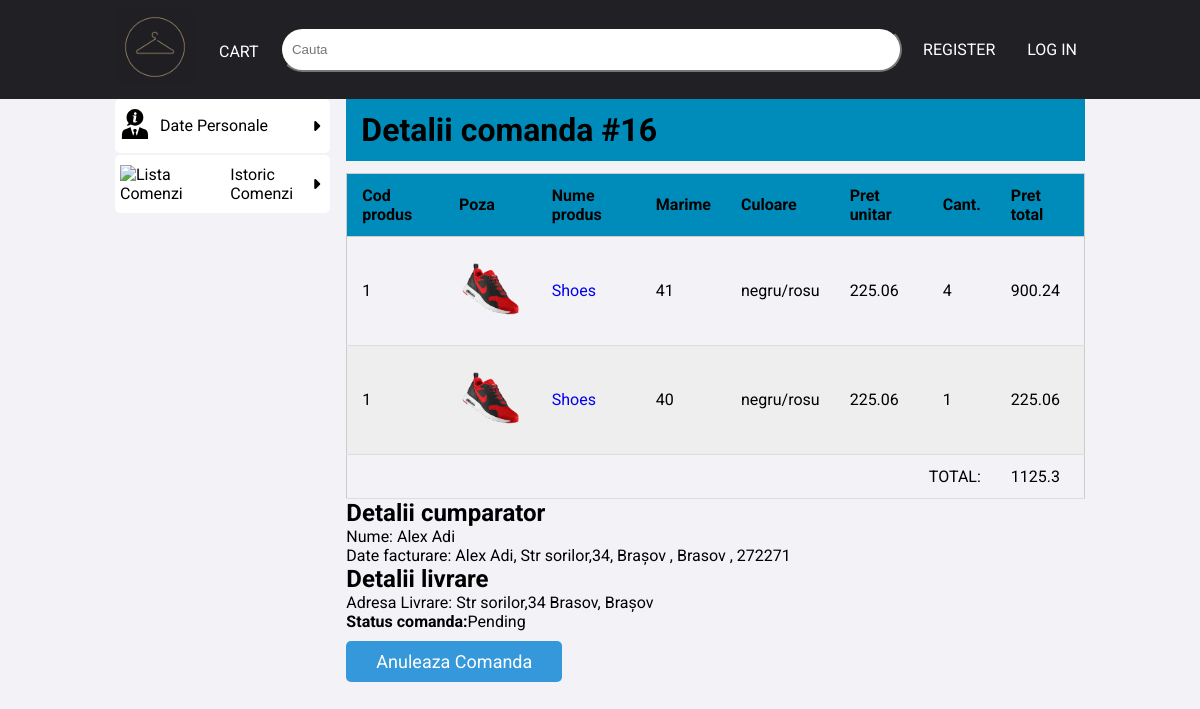
The app's page /order_details.php?id_comanda=16 with its own data.
### tables this page shows
CREATE TABLE IF NOT EXISTS `comenzi_detalii` (
  `ID` int NOT NULL AUTO_INCREMENT,
  `cod_comanda` int NOT NULL,
  `cod_atribut_produs` int NOT NULL,
  `cantitate` int NOT NULL,
  `pret_unitar` float NOT NULL,
  `pret` float NOT NULL,
  PRIMARY KEY (`ID`),
  KEY `cod_atribut_produs` (`cod_atribut_produs`),
  KEY `cod_comanda` (`cod_comanda`)
);

CREATE TABLE IF NOT EXISTS `produse` (
  `ID` int NOT NULL AUTO_INCREMENT,
  `denumire` varchar(64) NOT NULL,
  `cod_brand` int NOT NULL,
  `cod_categorie` int NOT NULL,
  `pret` float NOT NULL,
  `descriere` varchar(255) NOT NULL,
  `keywords` varchar(255) NOT NULL,
  `cod_subcategorie` int NOT NULL,
  `produs_imagine1` varchar(255) NOT NULL,
  PRIMARY KEY (`ID`),
  KEY `cod_brand` (`cod_brand`),
  KEY `cod_categorie` (`cod_categorie`),
  KEY `cod_subcategorie` (`cod_subcategorie`)
);

CREATE TABLE IF NOT EXISTS `marimi` (
  `ID` int NOT NULL AUTO_INCREMENT,
  `denumire` varchar(32) NOT NULL,
  PRIMARY KEY (`ID`)
);

CREATE TABLE IF NOT EXISTS `culori` (
  `ID` int NOT NULL AUTO_INCREMENT,
  `denumire` varchar(64) NOT NULL,
  PRIMARY KEY (`ID`)
);

CREATE TABLE IF NOT EXISTS `comenzi` (
  `ID` int NOT NULL AUTO_INCREMENT,
  `cod_client` int NOT NULL,
  `pret_total` float NOT NULL,
  `cod_status` int NOT NULL,
  `data` datetime NOT NULL,
  `metoda_plata` enum('Ramburs la livrare','Card bancar') NOT NULL COMMENT '1(ramburs),2(card)',
  PRIMARY KEY (`ID`),
  KEY `cod_client` (`cod_client`),
  KEY `cod_status` (`cod_status`)
);

CREATE TABLE IF NOT EXISTS `clienti` (
  `ID` int NOT NULL AUTO_INCREMENT,
  `nume` varchar(32) NOT NULL,
  `prenume` varchar(64) NOT NULL,
  `adresa` varchar(100) NOT NULL,
  `cod_judet` int NOT NULL,
  `localitate` varchar(64) NOT NULL,
  `zipcode` varchar(64) NOT NULL,
  `telefon` varchar(12) NOT NULL,
  `date_facturare` varchar(255) NOT NULL,
  `cod_utilizator` int NOT NULL,
  PRIMARY KEY (`ID`),
  KEY `cod_judet` (`cod_judet`),
  KEY `cod_utilizator` (`cod_utilizator`)
);

CREATE TABLE IF NOT EXISTS `judete` (
  `ID` int NOT NULL AUTO_INCREMENT,
  `denumire` varchar(16) NOT NULL,
  PRIMARY KEY (`ID`)
);

CREATE TABLE IF NOT EXISTS `comenzi_status` (
  `ID` int NOT NULL AUTO_INCREMENT,
  `denumire` varchar(32) NOT NULL,
  PRIMARY KEY (`ID`)
);

### order_details.php (the view, shortened to what this page needs)
<?php
include("includes/connect.php");
if (isset($_GET['id_comanda'])) {
  $id_comanda = $_GET['id_comanda'];
  $result_comanda_q = mysqli_query($con, "SELECT *,cs.denumire AS nume_stat,cs.ID AS status_id,j.denumire AS nume_judet FROM comenzi c
  INNER JOIN clienti cl ON c.cod_client=cl.ID
  INNER JOIN judete j on cl.cod_judet=j.ID
  INNER JOIN comenzi_status cs ON cs.ID=c.cod_status
  WHERE c.ID=$id_comanda");
  $client_info = mysqli_fetch_assoc($result_comanda_q);
}
?>
<!DOCTYPE html>
<html lang="en">
<head>
  <link rel="stylesheet" href="css/style.css">
</head>
<body>
  <?php include("includes/header.php") ?>
  <section class="margin-top">
    <div class="container flex-content">
      <div class="account-menu">
        <ul>
          <li>
            <a href="account.php" class="user-menu-cards">
              <span class="icon">
                <img src="poze/businessman-svgrepo-com.svg" alt="Setari cont" height="30px" width="30px">
              </span>
              <span class="title title-toggle">
                Date personale
              </span>
              <i class="fa-solid fa-caret-right"></i>
            </a>
          </li>
          <li><a href="orders.php" class="user-menu-cards">
              <span class="icon">
                <img src="poze/clipboard-list-svgrepo-com.svg" alt="Lista comenzi" height="30px" width="30px">
              </span>
              <span class="title title-toggle">
                Istoric comenzi
              </span>
              <i class="fa-solid fa-caret-right"></i>
            </a>
          </li>
        </ul>
      </div>
      <div class="order-detail">
        <h1 class="order-detail-header">Detalii comanda #<?= $id_comanda ?> </h1>
        <div class="orders-wrapper">
          <table id="table_field">
            <thead>
              <th>Cod produs</th>
              <th>Poza</th>
              <th>Nume produs</th>
              <th>Marime</th>
              <th>Culoare</th>
              <th>Pret unitar</th>
              <th>Cant.</th>
              <th>Pret total</th>
            </thead>
            <tbody>
              <?php
              $result_query = mysqli_query($con, "SELECT *,p.ID AS produs_ID,p.pret AS pret_produs,c.cantitate AS cantitate_produs,c.pret AS pret_row,cl.denumire AS culoare_denumire,m.denumire AS marime_denumire FROM comenzi_detalii c
            INNER JOIN atribute_produs a ON c.cod_atribut_produs=a.ID
            INNER JOIN marimi m ON a.cod_marime=m.ID
            INNER JOIN culori cl ON a.cod_culoare=cl.ID
            INNER JOIN produse p ON a.cod_produs=p.ID
            WHERE cod_comanda=$id_comanda");
              $total = 0;
              while ($row = mysqli_fetch_assoc($result_query)) {
              ?>
                <tr>
                  <td data-title="Cod produs">
                    <div class="td-wrapper"><?= $row['produs_ID'] ?></div>
                  </td>
                  <td data-title="Poza">
                    <div class="td-wrapper"><img src="admin_area/images/<?= $row['produs_imagine1'] ?>" alt=""></div>
                  </td>
                  <td data-title="Nume produs">
                    <div class="td-wrapper"><a href="product_details.php?product_id=<?= $row['cod_produs'] ?>"><?= $row['denumire'] ?></a></div>
                  </td>
                  <td data-title="Marime">
                    <div class="td-wrapper"><?= $row['marime_denumire'] ?></div>
                  </td>
                  <td data-title="Culoare">
                    <div class="td-wrapper"><?= $row['culoare_denumire'] ?></div>
                  </td>
                  <td data-title="Pret unitar">
                    <div class="td-wrapper"><?= $row['pret_produs'] ?></div>
                  </td>
                  <td data-title="Cant.">
                    <div class="td-wrapper"><?= $row['cantitate_produs'] ?></div>
                  </td>
                  <td data-title="Pret total">
                    <div class="td-wrapper"><?= $row['pret_row'] ?></div>
                  </td>
                </tr>
              <?php
                $total += $row['pret_row'];
              }
              ?>
              <tr class="table-bottom">
                <td colspan="7" class="total align-right">TOTAL: </td>
                <td class="total align-left"><?= $total ?></td>
              </tr>
            </tbody>
          </table>
          <div class="info">
            <div class="shipping-info">
              <h2>Detalii cumparator</h2>
              <p>Nume: <?= $client_info['nume'] . " " . $client_info['prenume'] ?></p>
              <p>Date facturare: <?= $client_info['date_facturare'] ?></p>
            </div>
            <div class="shipping-info">
              <h2>Detalii livrare</h2>
              <p>Adresa Livrare: <?= $client_info['adresa'] . " " . $client_info['localitate'] . ", " . $client_info['nume_judet'] ?></p>
            </div>
            <div class="shipping-info">
              <span><strong>Status comanda:</strong><?= $client_info['nume_stat'] ?> </span>
            </div>
            <?php if (!($client_info['status_id'] == 4 || $client_info['status_id'] == 5)) : ?>
              <a href="order_details?id_comanda=<?= $id_comanda ?>&action=1" class="btn" onclick="return confirm('Are you sure you want to cancel order?')">Anuleaza comanda</a>
            <?php endif; ?>
          </div>
        </div>
      </div>
    </div>
  </section>
</body>
</html>

### css/style.css (style rules this page uses)
*, *::before, *::after { box-sizing: border-box; margin: 0; padding: 0; text-decoration: none; list-style-type: none; }
:root { --slider-padding: 2.15rem; --img-gap: 0.25rem; }
html { height: 100%; }
body { font-family: "Roboto", sans-serif; height: 100%; display: flex; flex-direction: column; background-color: #f2f2f7; }
img { max-width: 100%; }
.container { padding: 0 10px; margin: 0 auto; }
.btn, .delete-btn, .option-btn { display: inline-block; padding: 10px 30px; cursor: pointer; font-size: 18px; color: #fff; border-radius: 5px; text-transform: capitalize; }
.btn { background-color: #3498db; margin-top: 10px; }
.cart-table, .cart-table thead, .cart-table tbody, .cart-table th, .cart-table td, .cart-table tr, #table_field, #table_field thead, #table_field tbody, #table_field th, #table_field td, #table_field tr { display: block; }
.cart-table tr, #table_field tr { border: 1px solid #ccc; }
.cart-table td, #table_field td { position: relative; }
.cart-table td:before, #table_field td::before { position: absolute; top: 0px; left: 0px; width: 110px; padding: 8px; text-align: left; white-space: nowrap; content: attr(data-title); text-transform: capitalize; background: #f9f6e0; height: 100%; overflow: hidden; }
.td-wrapper { padding-left: 120px; }
.cart-table tbody tr:nth-of-type(even), #table_field tbody tr:nth-child(even) { background: #eee; }
.cart-table .table-bottom .total::before, #table_field .table-bottom .total::before { background: none; }
.cart-table .table-bottom .total, #table_field .table-bottom:last-child { text-align: center; }
.margin-top { margin-top: 85px; }
.account-menu { align-items: center; }
.account-menu ul { width: 100%; }
.account-menu ul li:not(:last-child) { border-bottom: 2px #f2f2f7 solid; }
.user-menu-cards { display: flex; align-items: center; justify-content: flex-start; text-decoration: none; text-transform: capitalize; color: #000; background-color: #ffffff; position: relative; gap: 10px; border-radius: 5px; padding: 10px 5px; }
.user-menu-cards i { position: absolute; right: 10px; }
#table_field, #orders_table { border-collapse: collapse; width: 100%; border-radius: 5px 5px 0 0; }
#table_field tbody tr td img { height: 80px; object-fit: contain; }
#table_field th, #table_field td, #orders_table th, #orders_table td { padding: 12px 15px; }
#table_field tbody tr { border-bottom: 1px solid #dddddd; }
.order-detail-header { padding: 12px 15px; width: 100%; margin-bottom: 12px; background-color: #008cba; font-size: 2rem; }
@media screen and (min-width: 768px) { #main, .margin-top { margin-top: 0; } }
@media screen and (min-width: 768px) { .container { width: 740px; } }
@media screen and (min-width: 768px) { .cart-table, #table_field { display: table; } }
@media screen and (min-width: 768px) { .cart-table thead, #table_field thead { display: table-header-group; } }
@media screen and (min-width: 768px) { .cart-table th, .cart-table td, #table_field td, #table_field th { display: table-cell; } }
@media screen and (min-width: 768px) { .cart-table tr, #table_field tr { display: table-row; } }
@media screen and (min-width: 768px) { .cart-table tbody, #table_field tbody { display: table-row-group; } }
@media screen and (min-width: 768px) { .cart-table thead tr, .cart-table td, .cart-table td:before, #table_field thead tr, #table_field td, #table_field td::before { position: static; } }
@media screen and (min-width: 768px) { .cart-table td:before, #table_field td::before { content: none; } }
@media screen and (min-width: 768px) { .td-wrapper { padding-left: 0; } }
@media screen and (min-width: 768px) { .align-left { text-align: left !important; } }
@media screen and (min-width: 768px) { .align-right { text-align: right !important; } }
@media screen and (min-width: 768px) { .flex-content { display: flex; gap: 1rem; } }
@media screen and (min-width: 768px) { .account-menu { flex: 0 1 240px; } }
@media screen and (min-width: 768px) { .user-menu-cards > .title-toggle { display: none; } }
@media screen and (min-width: 992px) { .container { width: 990px; } }
@media screen and (min-width: 992px) { .user-menu-cards > .title-toggle { display: inline-block; } }

### records on screen
comenzi_detalii: produse.ID "1", produse.produs_imagine1 (picture), produse.denumire "Shoes", marimi.denumire "41", culori.denumire "negru/rosu", produse.pret "225.06", cantitate "4", pret "900.24"
comenzi_detalii: produse.ID "1", produse.produs_imagine1 (picture), produse.denumire "Shoes", marimi.denumire "40", culori.denumire "negru/rosu", produse.pret "225.06", cantitate "1", pret "225.06"
comenzi: cod_client.nume "Alex", cod_client.prenume "Adi", cod_client.date_facturare "Alex Adi, Str sorilor,34, Brașov , Brasov , 272271", cod_client.adresa "Str sorilor,34", cod_client.localitate "Brasov", judete.denumire "Brașov", cod_status.denumire "Pending"

### other values on screen
$id_comanda "16"
$total "1125.3"
